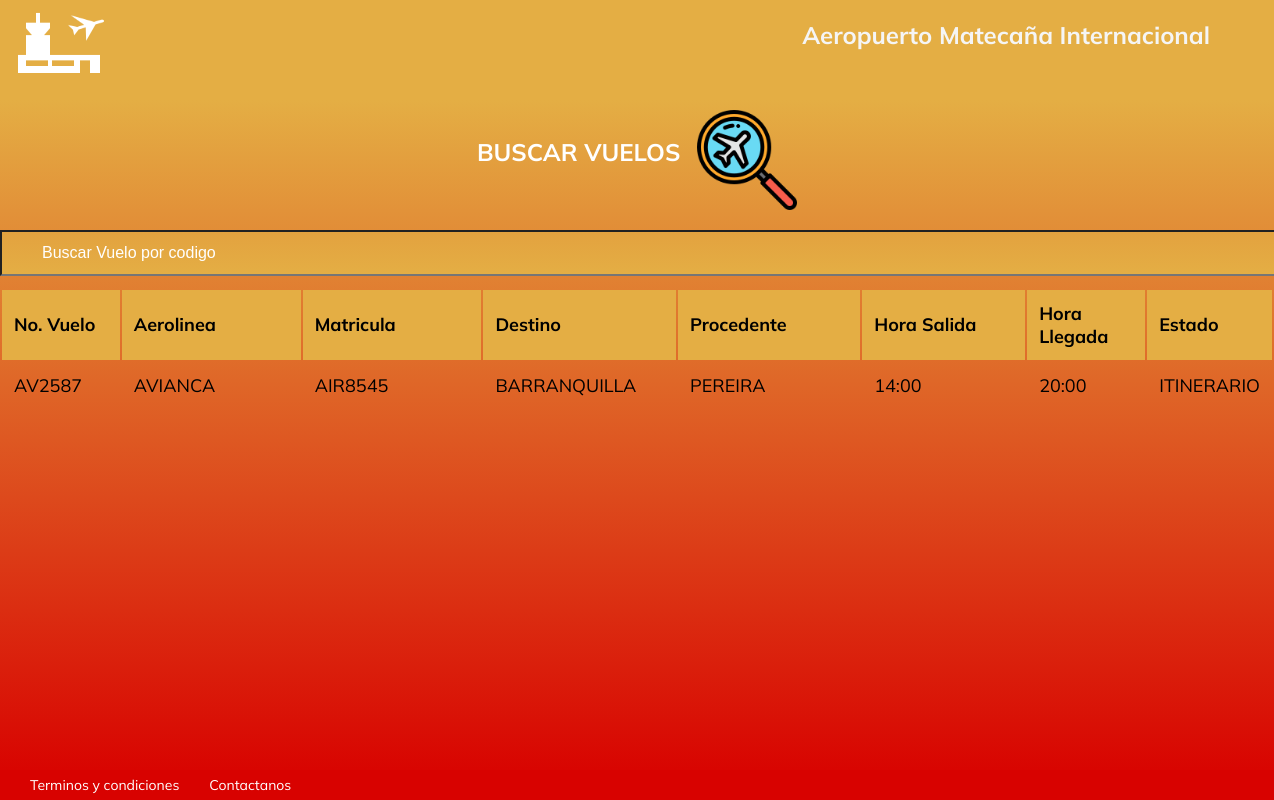
The page /vervuelos/ (signed in) on the database as committed earlier.
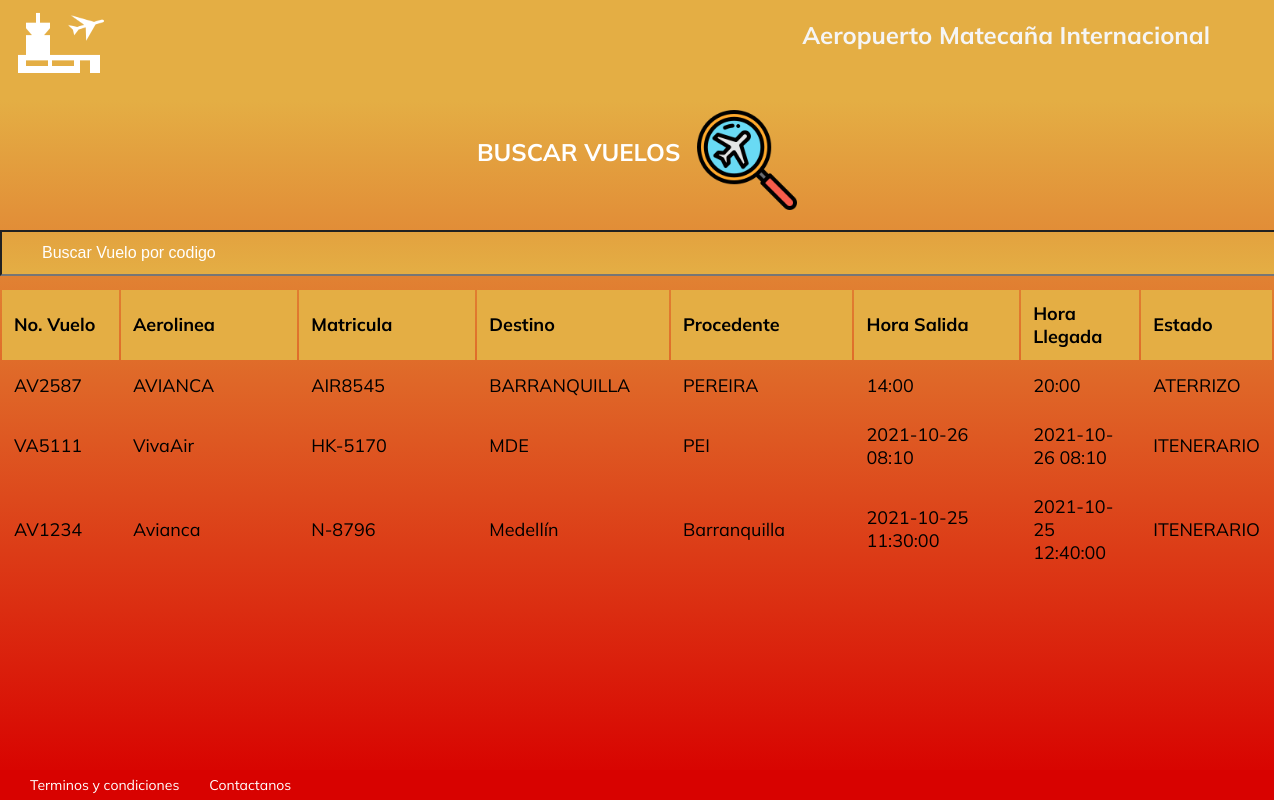
The same page on the database as committed later.
### tables this page shows
CREATE TABLE vuelos (codigo VARCHAR (100) NOT NULL PRIMARY KEY, aerolinea VARCHAR (100) NOT NULL, matricula VARCHAR (100) NOT NULL, destino VARCHAR (100) NOT NULL, origen VARCHAR (100), horasalida DATETIME NOT NULL, horallegada DATETIME NOT NULL, estadovuelo VARCHAR (100) NOT NULL DEFAULT ITENERARIO, piloto VARCHAR (100) NOT NULL);

### app.py (the view)
@server.route('/vervuelos/')
@server.route('/vervuelos/<string:usr>')
@server.route('/vervuelos/',methods=['GET', 'POST'])
def listarVuelos(usr=None):
    if session['perfil']==None or session['perfil']=='I':
        return render_template('error.html',mensaje='Acseso no permitido')
    else:
        try:
            sql = f"SELECT * FROM vuelos"
            dat = cargardatos(sql)
            if len(dat)==0:
                msg ='No hay usuarios registrados'
                print(msg)
            else:
                msg = 'Ok'
        except Exception:
            msg = 'ERROR: Por favor intente luego'
            print(Exception)
            traceback.print_exc()
        if msg == 'Ok':
            return render_template('verVuelos.html',vuelos=dat)
        else:
            return render_template('error.html',mensaje=msg)

### bd.py (called while the page is built)
def cargardatos(sql) ->list:
    try:
        with sqlite3.connect(URL_DB) as conec:
            cur = conec.cursor()
            res = cur.execute(sql).fetchall()
    except Exception:
        res = None
    return res

### templates/verVuelos.html (shortened to what this page needs)
<!DOCTYPE html>
<html lang="es">
<head>
    <link rel="stylesheet" href='{{ url_for("static", filename="css/style.css") }}'>
</head>
<body>
    <header class="header">
      <img class="header__img" src="../static/media/icons8-aeropuerto-100.png" alt="Logo" />
      <h2 class="header__title"><a href="/home/">Aeropuerto Matecaña Internacional</a> </h2>
    </header>
</body>
<section class="wkarea">
  <center><h2 style="color: white;" class="login__title">BUSCAR VUELOS <img class="header__img" align = 'center' src="../static/media/buscarvuelo.png" alt="Logo"></h2></center>
<input type="text" id="myInput" onkeyup="myFunction()" placeholder="Buscar Vuelo por codigo" title="Codigo de Vuelo">
<table id="myTable">
  <tr class="header1">
    <th style="width:10%;">No. Vuelo</th>
    <th style="width:16%;">Aerolinea</th>
    <th style="width:16%;">Matricula</th>
    <th style="width:16%;">Destino</th>
    <th style="width:16%;">Procedente</th>
    <th style="width:10%;">Hora Salida</th>
    <th style="width:10%;">Hora Llegada</th>
    <th style="width:20%;">Estado</th>
  </tr>
  {% for dat in vuelos %}
  <tr>
    <td style="width:5%;">{{dat[0]}}</td>
    <td style="width:15%;">{{dat[1]}}</td>
    <td style="width:15%;">{{dat[2]}}</td>
    <td style="width:10%;">{{dat[3]}}</td>
    <td style="width:10%;">{{dat[4]}}</td>
    <td style="width:15%;">{{dat[5]}}</td>
    <td style="width:10%;">{{dat[6]}}</td>
    <td style="width:10%;">{{dat[7]}}</td>
  </tr>
  {% endfor %}
</table>
    </section>
  <body>
    <footer class="footer">
      <a href="/terminos">Terminos y condiciones </a>
      <a href="/contactanos">Contactanos</a>
    </footer>
  </body>
</html>

### static/css/style.css (style rules this page uses)
body { margin: 0; padding: 0; font-family: 'Mulish', sans-serif; }
.header { width: 100%; height: 80px; background-color:#e4ae44; display: flex; justify-content: space-between; }
.header__img { width: 100px; margin-top: 10px; margin-left: 10px; }
.header__title { color: whitesmoke; padding-right: 2rem; font-family: 'Mulish', sans-serif; font-weight: bold; }
.header__title a { color: whitesmoke; padding-right: 2rem; font-family: 'Mulish', sans-serif; font-weight: bold; text-decoration: none; }
::placeholder { color:white }
.footer { display: flex; align-items: center; height: 100px; width: 100%; background-color: #d80200; }
.footer a { color: white; font-size: 14px; cursor: pointer; padding-left: 30px; text-decoration: none; }

### templates/verVuelos.html (style rules this page uses)
body { background: #e4ae44; }
.header { width : 100% !important; height : 10vh !important; }
.footer { width : 100% !important; height : 30px !important; position : fixed !important; bottom :0px ; left :0px; }
.wkarea { width : 100%; height : 85vh; background: linear-gradient(#e4ae44,#d80200); }
#myInput { background-image: url('../static/media/buscarvuelo.png'); background-position: 10px 10px; background-repeat: no-repeat; width: 100%; font-size: 16px; padding: 12px 20px 12px 40px; background: linear-gradient(rgba(227,162,63), rgba(228,174,68)); margin-bottom: 12px; }
#myTable { width: 100%; font-size: 18px; box-sizing: border-box; }
#myTable th, #myTable td { text-align: left; padding: 12px; }
#myTable tr.header1, #myTable tr:hover { background-color: #e4ae44; }
.login__title { background-color: linear-gradient(rgba(227,162,63), rgba(228,174,68)); }

Rows that differ between the two databases and show on the page:
removed vuelos: codigo "AV2587", aerolinea "AVIANCA", matricula "AIR8545", destino "BARRANQUILLA", origen "PEREIRA", horasalida "14:00", horallegada "20:00", estadovuelo "ITINERARIO"
added vuelos: codigo "AV2587", aerolinea "AVIANCA", matricula "AIR8545", destino "BARRANQUILLA", origen "PEREIRA", horasalida "14:00", horallegada "20:00", estadovuelo "ATERRIZO"
added vuelos: codigo "VA5111", aerolinea "VivaAir", matricula "HK-5170", destino "MDE", origen "PEI", horasalida "2021-10-26 08:10", horallegada "2021-10-26 08:10", estadovuelo "ITENERARIO"
added vuelos: codigo "AV1234", aerolinea "Avianca", matricula "N-8796", destino "Medellín", origen "Barranquilla", horasalida "2021-10-25 11:30:00", horallegada "2021-10-25 12:40:00", estadovuelo "ITENERARIO"
